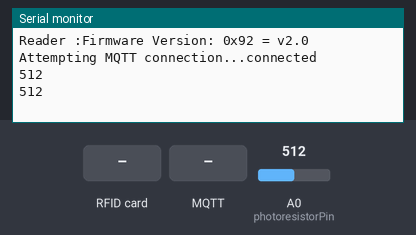
Bench run of a sketch on a simulated ESP8266 (NodeMCU). Shown: the last lines printed to the serial monitor. The test bench sets the inputs (shaded band); at power-on: A0 (photoresistorPin) = 512. WiFi joins after 1.5 s; servers stay silent unless stated; no MQTT or app messages arrive unless stated.

Above: at 2.7 s.
2.8 s: RFID card 5E 7A 19 C4 held to the reader
At 3.5 s:
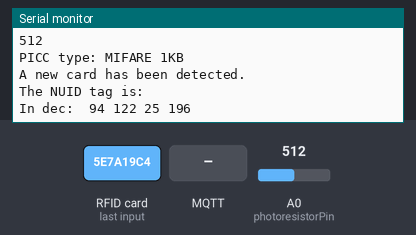
4.3 s: MQTT message "1" arrives on the first subscribed topic
At 4.54 s:
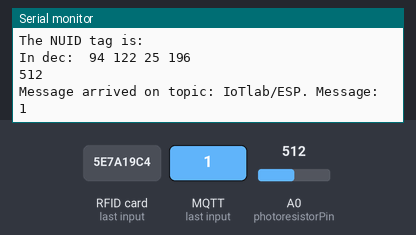
5.8 s: MQTT message "on" arrives on the first subscribed topic
At 6.5 s:
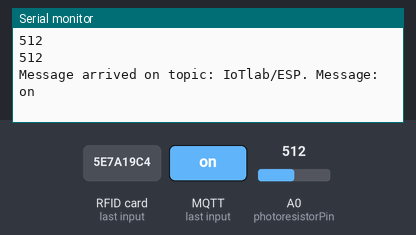
7.3 s: MQTT message "off" arrives on the first subscribed topic
At 7.56 s:
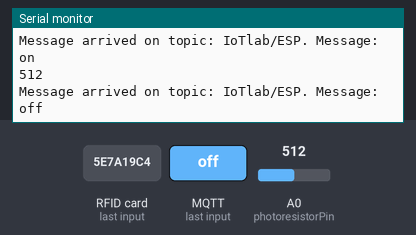
8.8 s: A0 (photoresistorPin) set to 716
At 8.8 s:
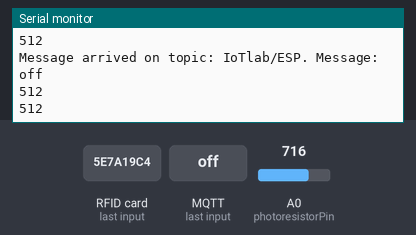
10.3 s: A0 (photoresistorPin) set to 900
At 11.5 s:
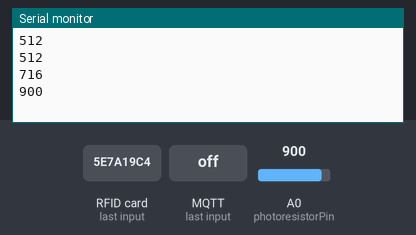
Timing chart, 0 to 12.8 s (numbered marks = the images above; inputs shaded):
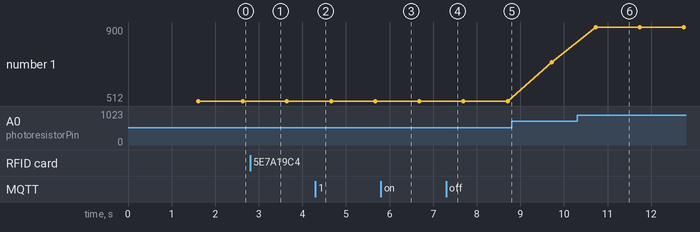

Measured:
- after the input at 2.8 s, the serial monitor: prints a new line at once (image 1)
- after the input at 4.3 s, the serial monitor: prints a new line at once (image 2)
- after the input at 5.8 s, the serial monitor: prints a new line at once (image 3)
- after the input at 7.3 s, the serial monitor: prints a new line at once (image 4)
- after the input at 10.3 s, the serial monitor: prints a new line after 0.43 s (image 6)
- plotted number 1: 512 → 716 after the input at 8.8 s, 716 → 900 after the input at 10.3 s

The sketch:

rfid_light-intensity.ino
```cpp
#include <SPI.h>
#include <MFRC522.h>
#include "ESP8266WiFi.h"
#include "PubSubClient.h"
#define SS_PIN D8
#define RST_PIN D0

const char* ssid = "safehouse"; //Enter SSID
const char* password = "thisisasafespace"; //Enter Password

const char* mqtt_server = "172.20.10.4";

WiFiClient vanieriot;
PubSubClient client(vanieriot);

const int photoresistorPin = A0;
int value;

MFRC522 rfid(SS_PIN, RST_PIN); // Instance of the class
MFRC522::MIFARE_Key key;

// Init array that will store new NUID
byte nuidPICC[4];

void setup_wifi() {
 delay(10);
 // We start by connecting to a WiFi network
 Serial.println();
 Serial.print("Connecting to ");
 Serial.println(ssid);

 WiFi.begin(ssid, password);

 while (WiFi.status() != WL_CONNECTED) {
  delay(500);
  Serial.print(".");
 }

 Serial.println("");
 Serial.print("WiFi connected - ESP-8266 IP address: ");
 Serial.println(WiFi.localIP());
}

void callback(String topic, byte* message, unsigned int length) {
 Serial.print("Message arrived on topic: ");
 Serial.print(topic);
 Serial.print(". Message: ");
 String messagein;

 for (int i = 0; i < length; i++) {
   Serial.print((char)message[i]);
   messagein += (char)message[i];
 }

  Serial.println();
}

void reconnect() {
 while (!client.connected()) {
   Serial.print("Attempting MQTT connection...");

   if (client.connect("vanieriot")) {
     Serial.println("connected");
     client.subscribe("IoTlab/ESP");
   } else {
     Serial.print("failed, rc=");
     Serial.print(client.state());
     Serial.println(" try again in 3 seconds");
     // Wait 5 seconds before retrying
     delay(3000);
   }
 }
}

void setup() {
  Serial.begin(115200);

  setup_wifi();
 client.setServer(mqtt_server, 1883);
 client.setCallback(callback);
 pinMode(photoresistorPin, INPUT);

  SPI.begin(); // Init SPI bus
  rfid.PCD_Init(); // Init MFRC522
  Serial.println();
  Serial.print(F("Reader :"));
  rfid.PCD_DumpVersionToSerial();

  for (byte i = 0; i < 6; i++) {
    key.keyByte[i] = 0xFF;
  }
}

unsigned long previousMillis = 0;
unsigned long interval = 1000;

void loop() {
  if (!client.connected()) {
  reconnect();
 }

 if(!client.loop())
  client.connect("vanieriot");

  unsigned long currentMillis = millis();

  if (currentMillis - previousMillis > interval) {
    previousMillis = currentMillis;

    value = analogRead(photoresistorPin);
    char cstr[16];
    itoa(value, cstr, 10);
    client.publish("safehouse/light-intensity", cstr);
    Serial.println(cstr);
  }

  // Reset the loop if no new card present on the sensor/reader. This saves the entire process when idle.
  if (!rfid.PICC_IsNewCardPresent())
   return;

  // Verify if the NUID has been read
  if (!rfid.PICC_ReadCardSerial())
   return;

  Serial.print(F("PICC type: "));
  MFRC522::PICC_Type piccType = rfid.PICC_GetType(rfid.uid.sak);
  Serial.println(rfid.PICC_GetTypeName(piccType));

  // Check is the PICC of Classic MIFARE type
  if (piccType != MFRC522::PICC_TYPE_MIFARE_MINI &&
   piccType != MFRC522::PICC_TYPE_MIFARE_1K &&
   piccType != MFRC522::PICC_TYPE_MIFARE_4K) {
   Serial.println(F("Your tag is not of type MIFARE Classic."));
   return;
  }

    Serial.println(F("A new card has been detected."));
    // Store NUID into nuidPICC array
    for (byte i = 0; i < 4; i++) {
      nuidPICC[i] = rfid.uid.uidByte[i];
    }

   Serial.println(F("The NUID tag is:"));
   Serial.print(F("In dec: "));
   String code = getDec(rfid.uid.uidByte, rfid.uid.size);
   int codeLength = code.length() + 1;
   char codeArray[codeLength];
   code.toCharArray(codeArray, codeLength);
   client.publish("safehouse/rfid", codeArray);
   client.publish("safehouse/register", codeArray);
   Serial.println();

    // Halt PICC
    rfid.PICC_HaltA();
    // Stop encryption on PCD
    rfid.PCD_StopCrypto1();


}

/**
 Helper routine to dump a byte array as dec values to Serial.
 */
String getDec(byte *buffer, byte bufferSize) {
  String code = "";

  for (byte i = 0; i < bufferSize; i++) {
   Serial.print(buffer[i] < 0x10 ? " 0" : " ");
   Serial.print(buffer[i], DEC);

   code += buffer[i] < 0x10 ? " 0" : " ";
   code += buffer[i];
  }

  return code;
}
```
